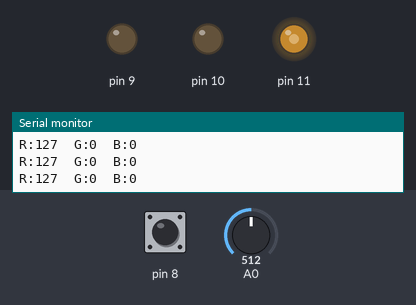
The sketch below on a simulated Arduino Uno, built with avr-gcc and run on an emulated ATmega328P. Shown: output pins drawn as LEDs (lit = HIGH), the last lines printed to the serial monitor. Inputs (shaded band) come from the test bench; at power-on: A0 = 512, pin 8 LOW.

Above: at 1.2 s.
1.3 s: A0 set to 716
At 2.1 s:
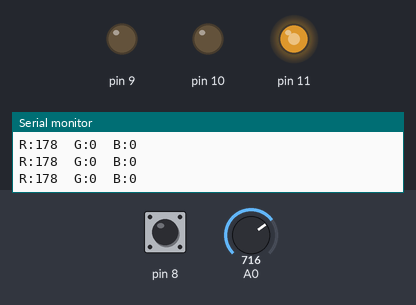
2.8 s: A0 set to 900
At 3.5 s:
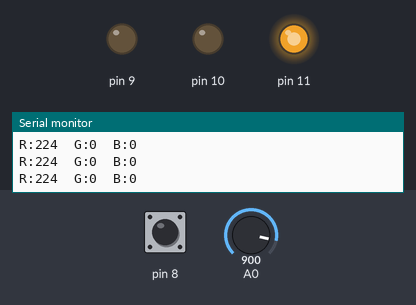
4.3 s: A0 set to 122
At 5.0 s:
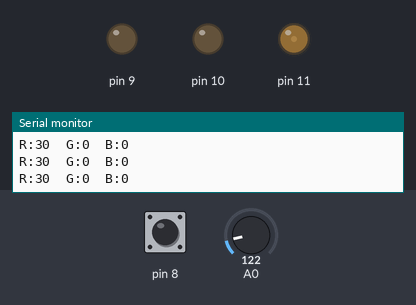
5.8 s: A0 set to 0
At 6.4 s:
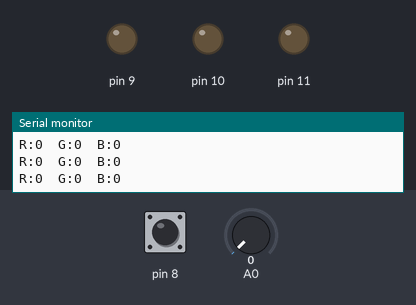
7.3 s: A0 set to 511
At 7.8 s:
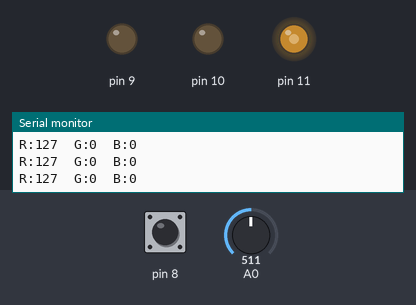
8.8 s: pin 8 pulsed HIGH 2 times (0.12 s each, 0.3 s apart)
At 9.7 s:
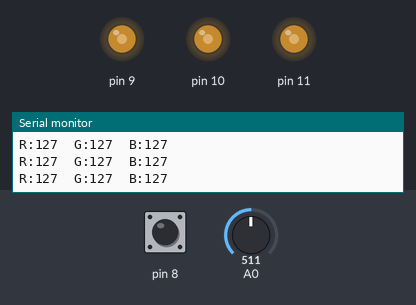
Timing chart, 0 to 11.8 s (numbered marks = the images above; inputs shaded):
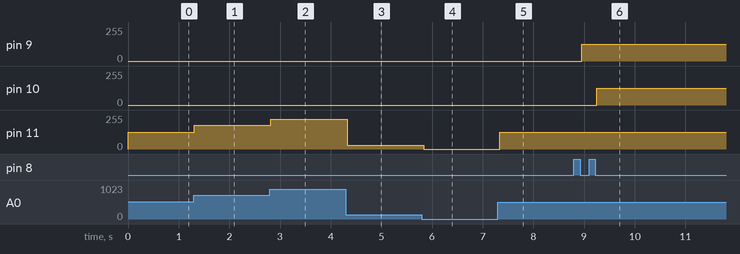

The sketch:

challenge09.ino
```cpp
int flag            = 0;	// 버튼의 릴리즈 상태를 구분
int colorSelection  = 0;	// 0:빨강(R), 1:초록(G), 2:파랑(B)
int redValue        = 0;	// 빨간색 값(0~255)
int greenValue      = 0;	// 초록색 값(0~255)
int blueValue       = 0;	// 파란색 값(0~255)

void setup()
{
  // 삼색 LED의 핀 모드 설정
  pinMode(11, OUTPUT);		// 디지털 11번 핀: 빨강(R)
  pinMode(9, OUTPUT);		// 디지털 9번 핀: 초록(G)
  pinMode(10, OUTPUT);		// 디지털 10번 핀: 파랑(B)

  // 버튼에 대한 입력모드 설정
  pinMode(8, INPUT);

  // 시리얼 모니터에 출력을 위한 초기화
  Serial.begin(9600);
}

void loop()
{
  // 버튼을 누를때마다 R, G, B의 상태 변경
  int inputValue = digitalRead(8);
  if (inputValue == HIGH) {
    if (flag == 0)
      flag = 1;
  } else {
    if (flag == 1) {
      colorSelection++;
      Serial.println("Color is changed!!!");
      if(colorSelection > 2)
        colorSelection = 0;
      flag = 0;
    }
  }

  // 가변저항으로 변경한 값을 임시로 저장
  int readValue = analogRead(A0);
  int colorLevel = map(readValue, 0, 1023, 0, 255);
  if (colorSelection == 0)
    redValue = colorLevel;
  else if (colorSelection == 1)
    greenValue = colorLevel;
  else
    blueValue = colorLevel;

  // 가변저항으로 변경한 R, G, B 값을 삼색 LED에 적용
  analogWrite(11, redValue);
  analogWrite(9, greenValue);
  analogWrite(10, blueValue);

  // 시리얼 모니터에 R, G, B 값 출력
  Serial.print("R:");
  Serial.print(redValue);
  Serial.print("\tG:");
  Serial.print(greenValue);
  Serial.print("\tB:");
  Serial.println(blueValue);

  delay(100);
}
```

Measured:
- after the input at 1.3 s, pin 11: 127/255 → 178/255 at once
- after the input at 2.8 s, pin 11: 178/255 → 224/255 at once
- after the input at 4.3 s, pin 11: 224/255 → 30/255 at once
- after the input at 5.8 s, pin 11: 30/255 → 0/255 at once
- after the input at 7.3 s, pin 11: 0/255 → 127/255 at once
- after the input at 8.8 s, pin 9: 0/255 → 127/255 after 0.15 s; pin 10: 0/255 → 127/255 after 0.45 s
